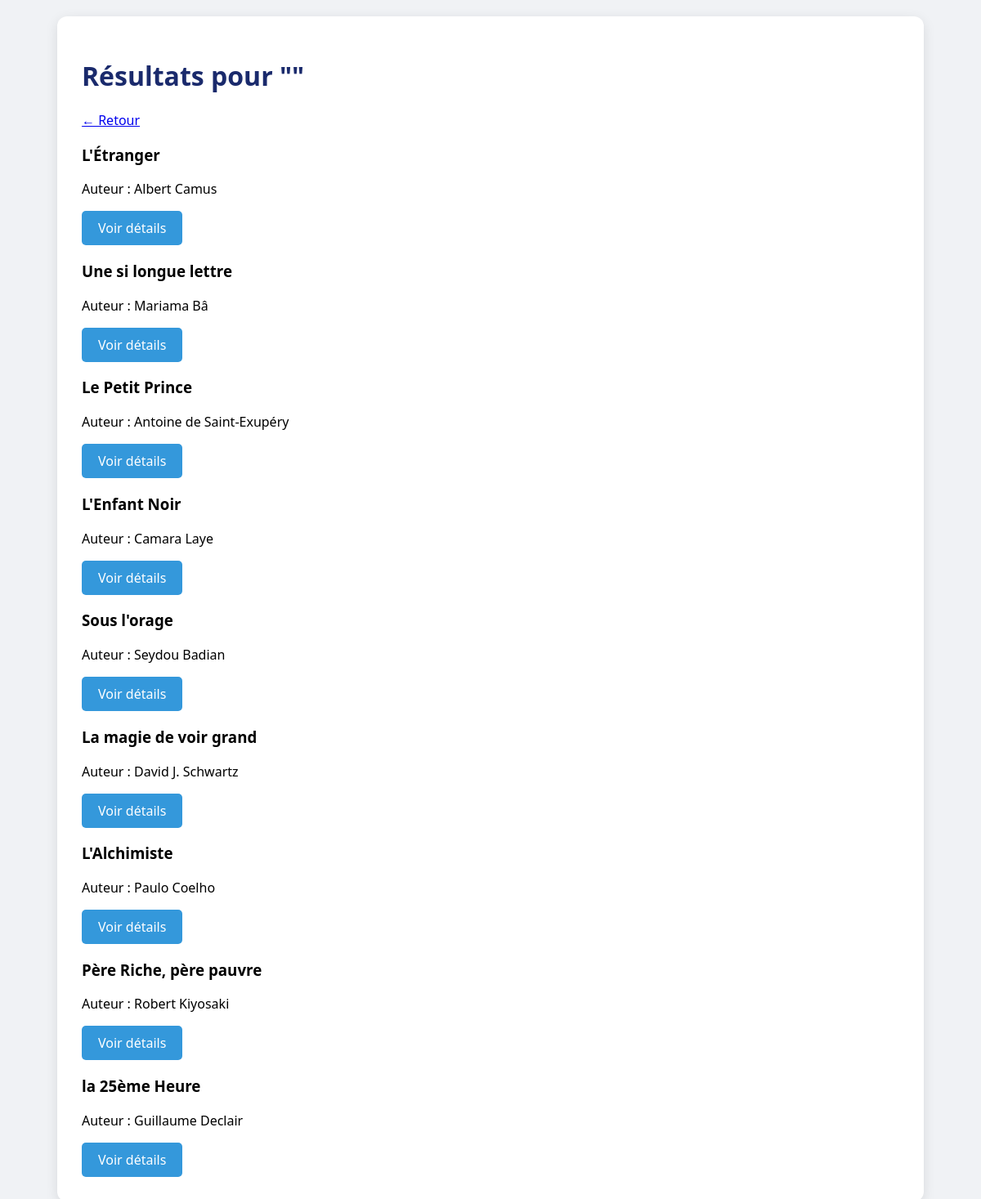
The app's page /results.php with its own data.
### tables this page shows
CREATE TABLE `livres` (
  `id` int(11) NOT NULL,
  `titre` varchar(100) NOT NULL,
  `auteur` varchar(100) NOT NULL,
  `description` text DEFAULT NULL,
  `maison_edition` varchar(100) DEFAULT NULL,
  `nombre_exemplair` int(11) DEFAULT NULL,
  `image` varchar(255) DEFAULT 'default.jpg',
  `categorie` varchar(50) DEFAULT 'Général'
);

### results.php (the view)
<?php
require 'db.php';
$search = $_GET['search'] ?? '';
$stmt = $pdo->prepare("SELECT * FROM livres WHERE titre LIKE ? OR auteur LIKE ?");
$stmt->execute(["%$search%", "%$search%"]);
$livres = $stmt->fetchAll();
?>
<!DOCTYPE html>
<html lang="fr">
<head><title>Résultats</title><link rel="stylesheet" href="style.css"></head>
<body>
    <div class="container">
        <h1>Résultats pour "<?= htmlspecialchars($search) ?>"</h1>
        <a href="index.php">← Retour</a>
        <?php if(count($livres) > 0): ?>
            <?php foreach($livres as $livre): ?>
                <div class="card">
                    <h3><?= htmlspecialchars($livre['titre']) ?></h3>
                    <p>Auteur : <?= htmlspecialchars($livre['auteur']) ?></p>
                    <a href="details.php?id=<?= $livre['id'] ?>" class="btn">Voir détails</a>
                </div>
            <?php endforeach; ?>
        <?php else: ?>
            <p>Aucun livre trouvé.</p>
        <?php endif; ?>
    </div>
</body>
</html>

### style.css (style rules this page uses)
body { font-family: 'Segoe UI', Tahoma, Geneva, Verdana, sans-serif; background: #f0f2f5; margin: 0; padding: 20px; }
.container { max-width: 1000px; margin: 0 auto; background: white; padding: 30px; border-radius: 12px; box-shadow: 0 4px 15px rgba(0, 0, 0, 0.1); }
h1, h2 { color: #1a2a6c; }
.btn { background: #3498db; color: white; padding: 10px 20px; border: none; border-radius: 5px; cursor: pointer; text-decoration: none; display: inline-block; }

### records on screen
livres: titre "L'Étranger", auteur "Albert Camus"
livres: titre "Une si longue lettre", auteur "Mariama Bâ"
livres: titre "Le Petit Prince", auteur "Antoine de Saint-Exupéry"
livres: titre "L'Enfant Noir", auteur "Camara Laye"
livres: titre "Sous l'orage", auteur "Seydou Badian"
livres: titre "La magie de voir grand", auteur "David J. Schwartz"
livres: titre "L'Alchimiste", auteur "Paulo Coelho"
livres: titre "Père Riche, père pauvre", auteur "Robert Kiyosaki"
livres: titre "la 25ème Heure", auteur "Guillaume Declair"
